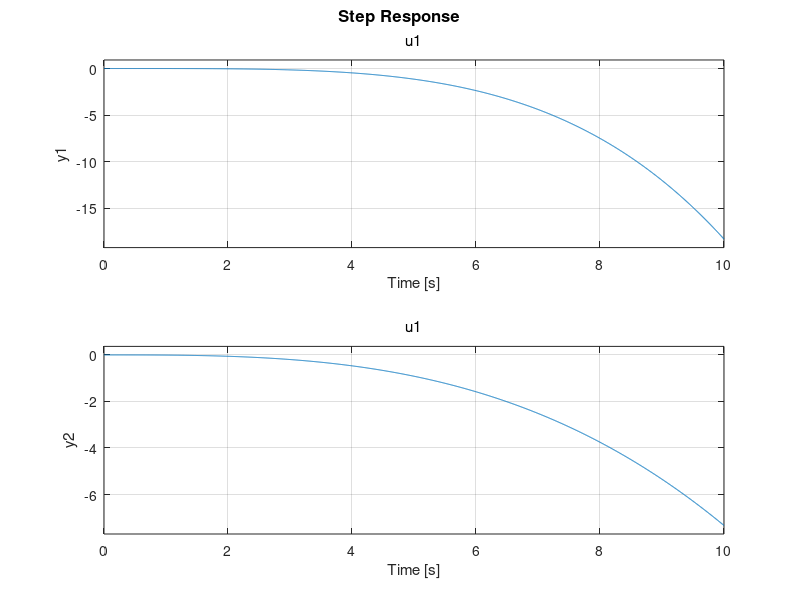
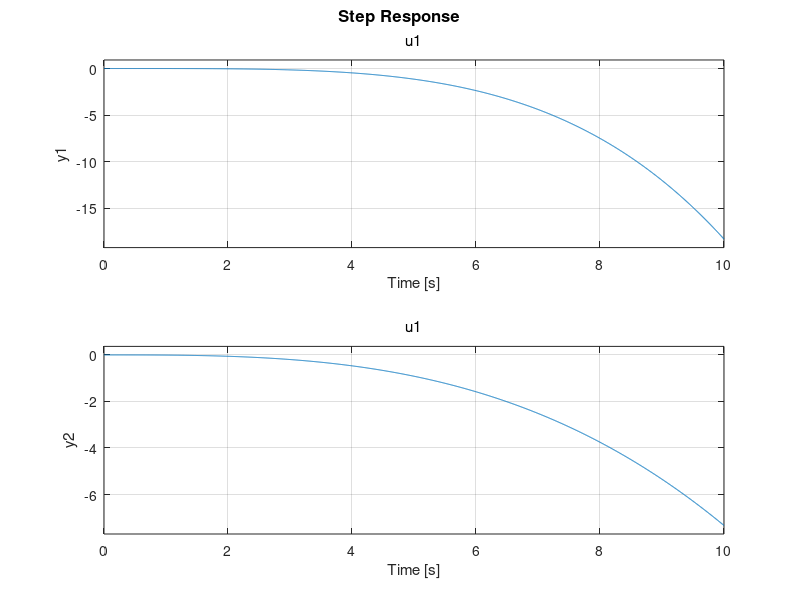

Write the MATLAB code that produced these figures, in order.
%% SS model
clear all; close all; clc;
%manipulator
g = 9.8052;
m2 = 12.632222;
m3 = 23.735183;
m1 = m2 + m3;
I3 = [8.51];
d3=0.9;

%% modelo
A = [0 0 1 0;
     0 0 0 1;
     0 -1 0 0;
     0 0 0 0]; 
B = [0; 0; 0; 1/(2*m2*d3)];
C = [1 0 0 0;
     0 0 1 0];
D = [0; 0];
sys_ss = ss(A, B, C, D)
sys_tf = tf(sys_ss)

%% plot
figure(1)
step(sys_tf)
figure(2)
step(sys_ss)